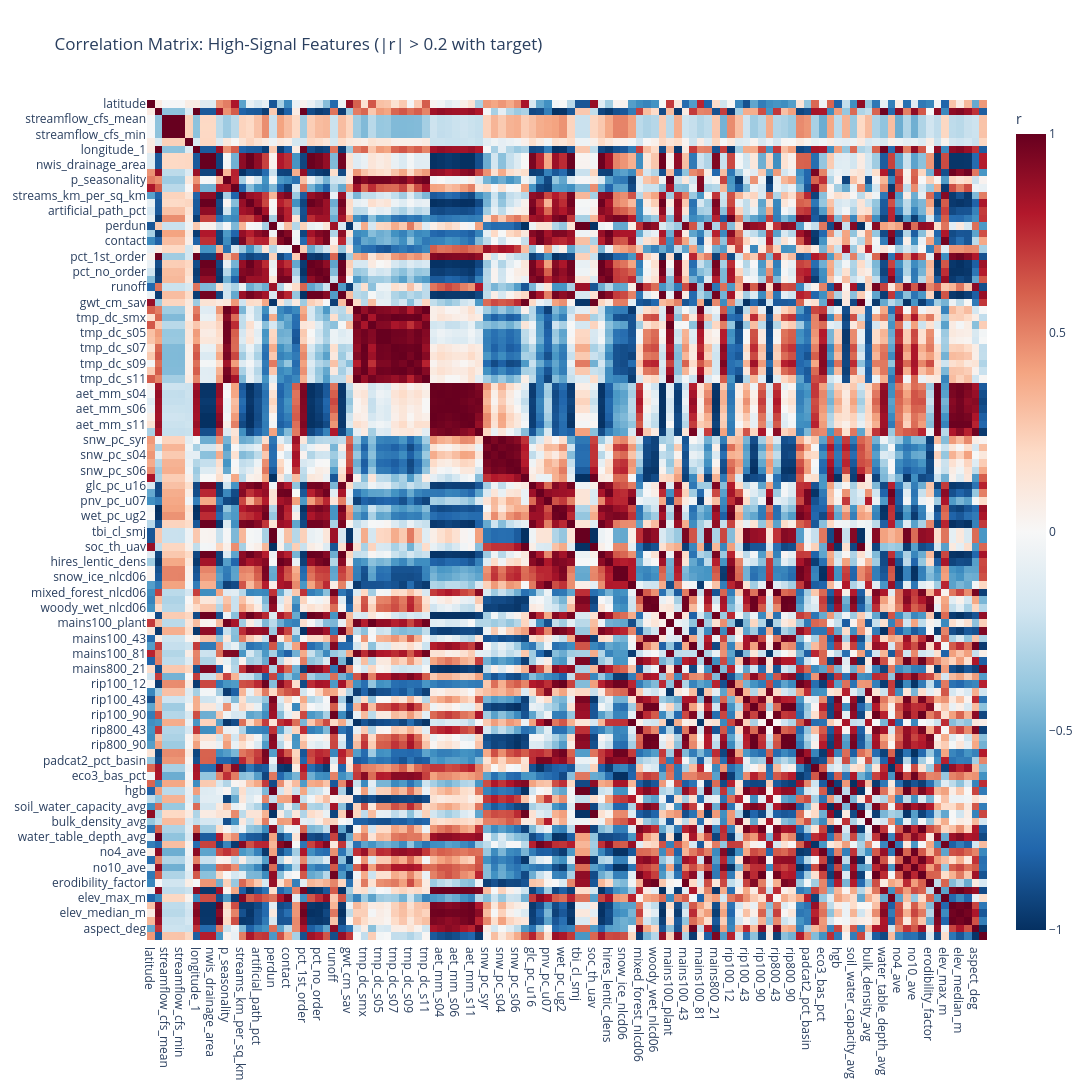

Write notebook code for a chart like this one.
### Code cell
corr_reduced = reduced_df.corr()

fig = px.imshow(
    corr_reduced,
    color_continuous_scale="RdBu_r",
    zmin=-1, zmax=1,
    title="Correlation Matrix: High-Signal Features (|r| > 0.2 with target)",
    width=1200, height=1200
)

fig.update_layout(coloraxis_colorbar=dict(title="r"))
fig.show()

### Figure 1 — Plotly figure (JSON) as saved in the notebook; plotly's stock layout.template omitted (floating-point values rounded to 4 significant figures; data arrays with more than 128 entries replaced by an {"elided": "..."} marker saying what was removed)
{"data": [{"coloraxis": "coloraxis", "hovertemplate": "x: %{x}<br>y: %{y}<br>color: %{z}<extra></extra>", "name": "0", "type": "heatmap", "x": ["latitude", "longitude", "streamflow_cfs_mean", "streamflow_cfs_max", "streamflow_cfs_min", "specific_humidity_kgkg", "longitude_1", "DRAIN_SQKM", "nwis_drainage_area", "geology_pct_hunt", "p_seasonality", "high_prec_freq", "streams_km_per_sq_km", "strahler_max", "artificial_path_pct", "artificial_path_mainstem_pct", "perdun", "topwet", "contact", "wb5100_ann_mm", "pct_1st_order", "pct_6th_order_or_more", "pct_no_order", "canals_pct", "runoff", "inu_pc_slt", "gwt_cm_sav", "tmp_dc_syr", "tmp_dc_smx", "tmp_dc_s04", "tmp_dc_s05", "tmp_dc_s06", "tmp_dc_s07", "tmp_dc_s08", "tmp_dc_s09", "tmp_dc_s10", "tmp_dc_s11", "aet_mm_syr", "aet_mm_s04", "aet_mm_s05", "aet_mm_s06", "aet_mm_s07", "aet_mm_s11", "cmi_ix_s03", "snw_pc_syr", "snw_pc_s03", "snw_pc_s04", "snw_pc_s05", "snw_pc_s06", "snw_pc_s08", "glc_pc_u16", "pnv_pc_u06", "pnv_pc_u07", "wet_pc_ug1", "wet_pc_ug2", "crp_pc_use", "tbi_cl_smj", "tec_cl_smj", "soc_th_uav", "hires_lentic_num", "hires_lentic_dens", "cdl_durum_wheat", "snow_ice_nlcd06", "barren_nlcd06", "mixed_forest_nlcd06", "shrub_nlcd06", "woody_wet_nlcd06", "mains100_dev", "mains100_plant", "mains100_21", "mains100_43", "mains100_52", "mains100_81", "mains100_90", "mains800_21", "mains800_90", "rip100_12", "rip100_31", "rip100_43", "rip100_52", "rip100_90", "rip800_31", "rip800_43", "rip800_52", "rip800_90", "padcat1_pct_basin", "padcat2_pct_basin", "padcat3_pct_basin", "eco3_bas_pct", "hga", "hgb", "hgc", "soil_water_capacity_avg", "soil_permeability_avg", "bulk_density_avg", "organic_matter_avg", "water_table_depth_avg", "rock_depth_avg", "no4_ave", "no200_ave", "no10_ave", "clay_pct_avg", "erodibility_factor", "elev_mean_m", "elev_max_m", "elev_min_m", "elev_median_m", "SLOPE_PCT", "aspect_deg", "ASPECT_EASTNESS"], "xaxis": "x", "y": ["latitude", "longitude", "streamflow_cfs_mean", "streamflow_cfs_max", "streamflow_cfs_min", "specific_humidity_kgkg", "longitude_1", "DRAIN_SQKM", "nwis_drainage_area", "geology_pct_hunt", "p_seasonality", "high_prec_freq", "streams_km_per_sq_km", "strahler_max", "artificial_path_pct", "artificial_path_mainstem_pct", "perdun", "topwet", "contact", "wb5100_ann_mm", "pct_1st_order", "pct_6th_order_or_more", "pct_no_order", "canals_pct", "runoff", "inu_pc_slt", "gwt_cm_sav", "tmp_dc_syr", "tmp_dc_smx", "tmp_dc_s04", "tmp_dc_s05", "tmp_dc_s06", "tmp_dc_s07", "tmp_dc_s08", "tmp_dc_s09", "tmp_dc_s10", "tmp_dc_s11", "aet_mm_syr", "aet_mm_s04", "aet_mm_s05", "aet_mm_s06", "aet_mm_s07", "aet_mm_s11", "cmi_ix_s03", "snw_pc_syr", "snw_pc_s03", "snw_pc_s04", "snw_pc_s05", "snw_pc_s06", "snw_pc_s08", "glc_pc_u16", "pnv_pc_u06", "pnv_pc_u07", "wet_pc_ug1", "wet_pc_ug2", "crp_pc_use", "tbi_cl_smj", "tec_cl_smj", "soc_th_uav", "hires_lentic_num", "hires_lentic_dens", "cdl_durum_wheat", "snow_ice_nlcd06", "barren_nlcd06", "mixed_forest_nlcd06", "shrub_nlcd06", "woody_wet_nlcd06", "mains100_dev", "mains100_plant", "mains100_21", "mains100_43", "mains100_52", "mains100_81", "mains100_90", "mains800_21", "mains800_90", "rip100_12", "rip100_31", "rip100_43", "rip100_52", "rip100_90", "rip800_31", "rip800_43", "rip800_52", "rip800_90", "padcat1_pct_basin", "padcat2_pct_basin", "padcat3_pct_basin", "eco3_bas_pct", "hga", "hgb", "hgc", "soil_water_capacity_avg", "soil_permeability_avg", "bulk_density_avg", "organic_matter_avg", "water_table_depth_avg", "rock_depth_avg", "no4_ave", "no200_ave", "no10_ave", "clay_pct_avg", "erodibility_factor", "elev_mean_m", "elev_max_m", "elev_min_m", "elev_median_m", "SLOPE_PCT", "aspect_deg", "ASPECT_EASTNESS"], "yaxis": "y", "z": {"elided": "110x110 float values"}}], "layout": {"coloraxis": {"cmax": 1, "cmin": -1, "colorbar": {"title": {"text": "r"}}, "colorscale": [[0, "rgb(5,48,97)"], [0.1, "rgb(33,102,172)"], [0.2, "rgb(67,147,195)"], [0.3, "rgb(146,197,222)"], [0.4, "rgb(209,229,240)"], [0.5, "rgb(247,247,247)"], [0.6, "rgb(253,219,199)"], [0.7, "rgb(244,165,130)"], [0.8, "rgb(214,96,77)"], [0.9, "rgb(178,24,43)"], [1, "rgb(103,0,31)"]]}, "height": 1200, "title": {"text": "Correlation Matrix: High-Signal Features (|r| > 0.2 with target)"}, "width": 1200, "xaxis": {"anchor": "y", "constrain": "domain", "domain": [0, 1], "scaleanchor": "y"}, "yaxis": {"anchor": "x", "autorange": "reversed", "constrain": "domain", "domain": [0, 1]}}}
